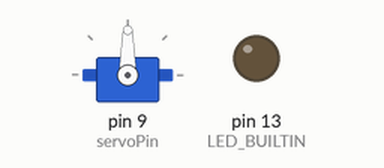
Simulated run of this sketch. Board: Arduino Uno, built with avr-gcc and run on an emulated ATmega328P. Parts: servo, output pins drawn as LEDs (lit = HIGH). What the sketch prints to the serial monitor is not drawn.

Above: at 1.1 s.
At 2.1 s:
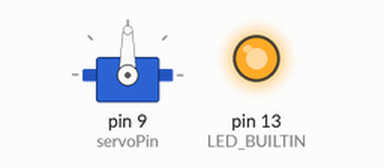
At 5.1 s:
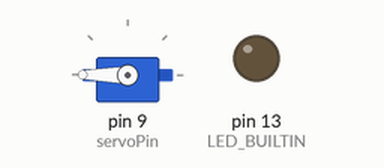
Timing chart, 0 to 6.6 s (numbered marks = the images above):
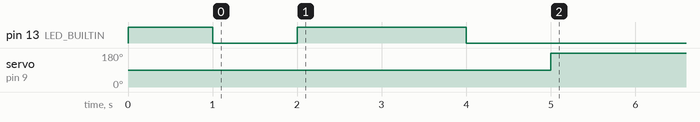

Measured:
- by itself, servo on pin 9 (servoPin): 90° → 180° at 5.0 s

The sketch:

MotorTest.ino
```cpp
#include  <Servo.h>

Servo motor;
byte servoPin = 9; // signal pin for the ESC.
void setup() {
 pinMode(LED_BUILTIN , OUTPUT);
 digitalWrite(LED_BUILTIN , HIGH);
 delay(1000);
 Serial.begin(9600);

 motor.attach(servoPin,1000,2000);
 digitalWrite(LED_BUILTIN , LOW );
 delay(1000);
 motor.writeMicroseconds(1500);
 digitalWrite(LED_BUILTIN , HIGH);
 Serial.println("Stop Command Sent : ");
 Serial.println("Delay : ");
 delay(2000);

 digitalWrite(LED_BUILTIN , LOW);
 delay(1000);

}

void loop() {
  // put your main code here, to run repeatedly:
   Serial.println("Running code :");
   digitalWrite(LED_BUILTIN , HIGH);
   motor.writeMicroseconds(2000);
   digitalWrite(LED_BUILTIN , LOW);
}
```
